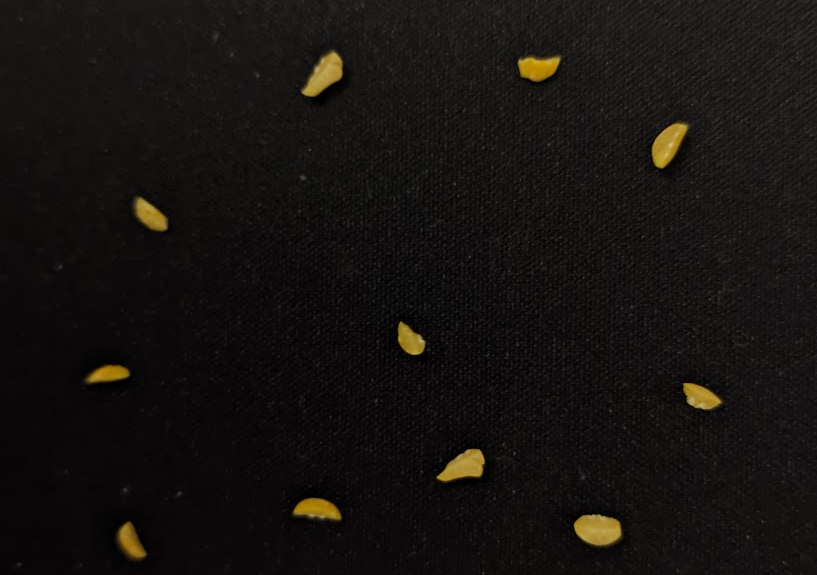
#> input picture Flutter Application Build/android/app/src/main/python/re.png, 817 x 575 px, given in place of e.png, which was not available
$ python -i script.py   (imports and definitions only)
#> lines starting #> are read from the running program, lines starting #| are printed output that depends on the picture; after the words box and inside, x2 and y2 are one past the last pixel; in counts of white or black regions, pixels touching at a corner belong together; pictures that were not available may be replaced by others from this repository, and a replacement may not be noted


from __future__ import print_function
import io,os,sys,time,threading,ctypes,inspect,traceback
from operator import index
from statistics import mode
from PIL import Image as im

def _async_raise(tid, exctype):
    tid = ctypes.c_long(tid)
    if not inspect.isclass(exctype):
        exctype = type(exctype)
    res = ctypes.pythonapi.PyThreadState_SetAsyncExc(tid, ctypes.py_object(exctype))
    if res == 0:
        raise ValueError("invalid thread id")
    elif res != 1:
        ctypes.pythonapi.PyThreadState_SetAsyncExc(tid, None)
        raise SystemError("Timeout Exception")

def stop_thread(thread):
    _async_raise(thread.ident, SystemExit)

def text_thread_run(code):
    try:
        env={}
        exec(code, env, env)
    except Exception as e:
        print(e)

#   This is the code to run Text functions...
def mainTextCode(path):
#> called with path = 're.png'
    import cv2 as cv
    import joblib
    import numpy as np
    import pandas as pd
    import random as rng
    import os
    import statistics
    import math
    from os.path import dirname, join

    img_path = path[1:]
    modelSel = path[0:1]


    filename1 = join(dirname(__file__), "arahar.joblib")
    filename3 = join(dirname(__file__), "channa.joblib")
    filename4 = join(dirname(__file__), "masoor.joblib")
    filename2 = join(img_path)

    img = cv.imread(filename2)
#> img is the input picture: shape (575, 817, 3); mean B, G, R 16.2, 18.5, 20.8
    # [4 lines of commented-out code are left out]

    if modelSel == 'M':
        model = joblib.load(filename4)
    elif modelSel == 'C':
        model = joblib.load(filename3)
    elif modelSel == 'A':
        model = joblib.load(filename1)


    def prepros(img):
        img = cv.cvtColor(img, cv.COLOR_BGRA2GRAY)
#> img: shape (575, 817)
        # img = cv.resize(img,(1080,1920),interpolation=cv.INTER_AREA)
        gauss = cv.GaussianBlur(img, (7,7),0)
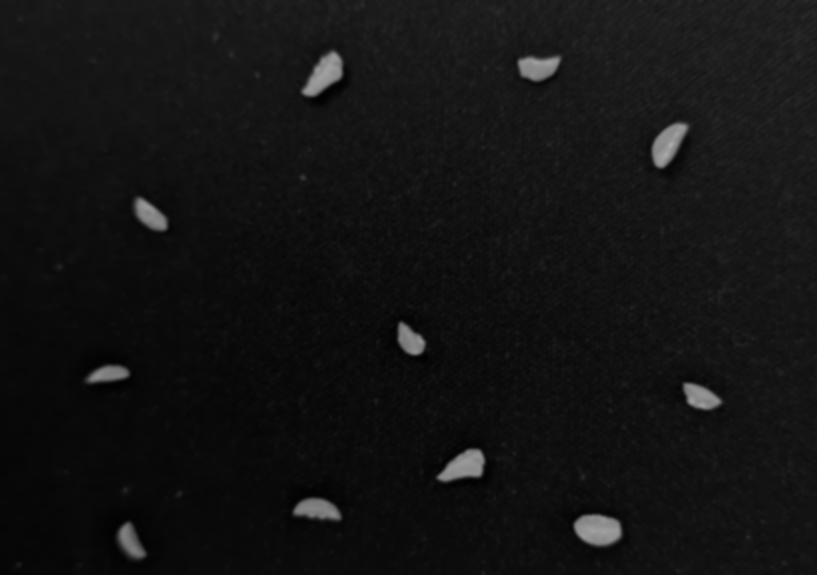
#> gauss: shape (575, 817); min 1, max 171, mean 19
        ret3,th3 = cv.threshold(gauss,0,255,cv.THRESH_BINARY+cv.THRESH_OTSU)
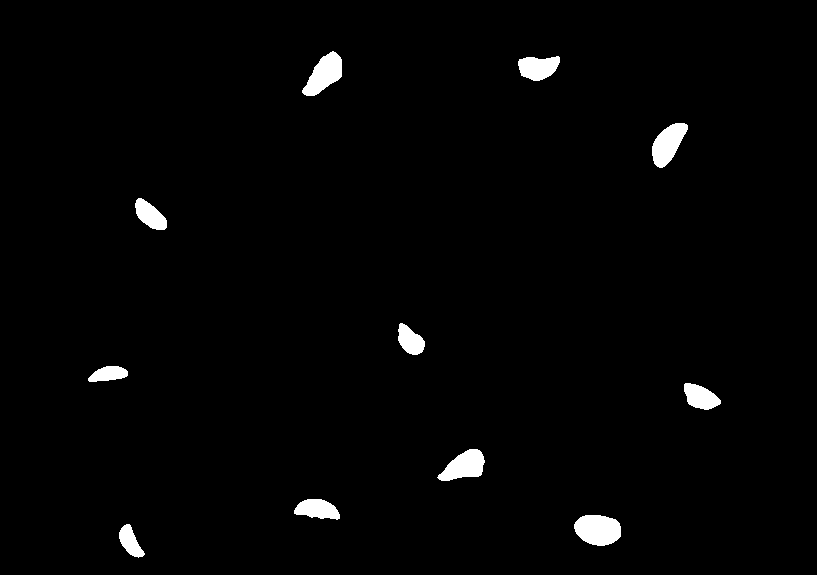
#> th3: shape (575, 817); 1.8% white; 11 white regions, largest, box (x1, y1, x2, y2) and area: (574, 515, 621, 546) 1155, (302, 51, 342, 96) 1014, (652, 123, 688, 168) 970
#> ret3 = 71
        dialate = cv.dilate(th3, None, iterations=1)
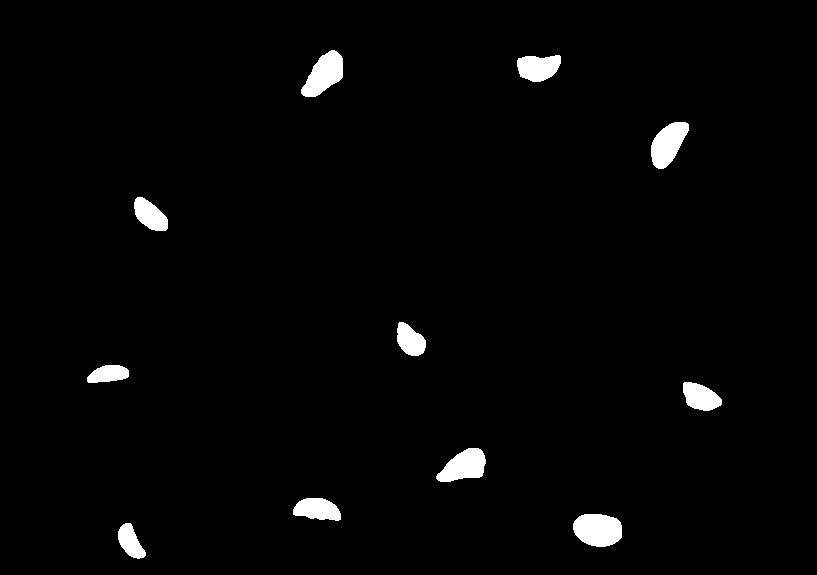
#> dialate: shape (575, 817); 2.1% white; 11 white regions, largest, box (x1, y1, x2, y2) and area: (573, 514, 622, 547) 1315, (301, 50, 343, 97) 1188, (651, 122, 689, 169) 1136
        erode = cv.erode(dialate, None, iterations=1)
        canny = cv.Canny(erode,150,200)
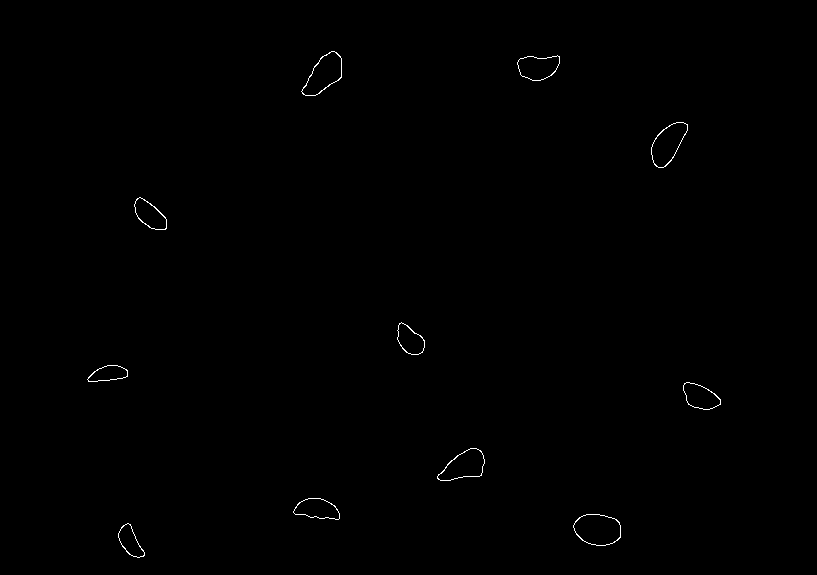
#> canny: shape (575, 817); 0.27% white in thin lines or dots, all inside (x1, y1, x2, y2) = (87, 51, 721, 558)
        prepros.contours,prepros.hierarchy=cv.findContours(canny,cv.RETR_EXTERNAL,cv.CHAIN_APPROX_NONE)
#> prepros.contours = 11 contours; largest, box (x1, y1, x2, y2) and area: (573, 514, 621, 546) 1162, (301, 51, 342, 96) 1016, (651, 122, 688, 168) 985, (437, 448, 485, 481) 940, (517, 55, 560, 81) 778; prepros.hierarchy = [[1, -1, -1, -1], [2, 0, -1, -1], [3, 1, -1, -1], [4, 2, -1, -1], [5, 3, -1, -1], [6, 4, -1, -1], [7, 5, -1, -1], [8, 6, -1, -1], [9, 7, -1, -1], [10, 8, -1, -1], [-1, 9, -1, -1]]
        # print(prepros.contours)


    def featstr(contours,img):
        featstr.areacontt = []
        featstr.label=[]
        featstr.MajbyMin = []
        featstr.eccentricity =[]
        featstr.chalkratio = []
        predictt=[]


        for t in range(len(contours)):
            areacont = ((cv.contourArea(contours[t]))*0.26*0.26)
            featstr.areacontt.append(areacont)
#> this loop made 11 passes
#> areacont on passes 1 to 11: 32.31, 78.55, 45.7, 63.58, 45.02, 30.15, 38.36, 42.15, 66.59, 52.63, 68.72
#> after the loop, featstr.areacontt = [32.31, 78.55, 45.7, 63.58, 45.02, 30.15, 38.36, 42.15, 66.59, 52.63, 68.72]
        mean_area = round((sum(featstr.areacontt)/len(featstr.areacontt)),2)
#> mean_area = 51.25
        featstr.maxstrech = round((2*mean_area),2)
#> featstr.maxstrech = 102.5
        featstr.minstrech = round((0.5*mean_area),2)
#> featstr.minstrech = 25.62
        featstr.coinarea = max(featstr.areacontt)
#> featstr.coinarea = 78.55
        act = 490
        regu = featstr.coinarea/act
#> regu = 0.16
        featstr.areacontt = []


        minEllipse = [None]*len(contours)
#> minEllipse = 11 items
        boundRect = [None]*len(contours)
#> boundRect = 11 items
        contours_poly = [None]*len(contours)
#> contours_poly = 11 items
        for i, c in enumerate(contours):
            contours_poly[i] = cv.approxPolyDP(c, 3, True)
            boundRect[i] = cv.boundingRect(contours_poly[i])
            if c.shape[0] > 5:
                minEllipse[i] = cv.fitEllipse(c)
#> this loop made 11 passes
#> after the loop, boundRect = [(118, 524, 26, 33), (573, 514, 48, 32), (293, 498, 47, 21), (437, 448, 45, 31), (684, 383, 37, 27), (87, 365, 41, 15), (397, 323, 26, 32), (134, 198, 32, 32), (651, 123, 37, 45), (520, 56, 40, 25), (301, 52, 41, 44)]; contours_poly = 11 contours; largest, box (x1, y1, x2, y2) and area: (573, 514, 621, 546) 1090, (301, 52, 342, 96) 984, (651, 123, 688, 168) 889, (437, 448, 482, 479) 822, (520, 56, 560, 81) 730

        for i, c in enumerate(contours):
            areacont = ((cv.contourArea(contours[i]))*0.26*0.26)
            if featstr.minstrech<areacont<featstr.maxstrech:
                areacont = round((areacont/regu),2)
                x1,y2=(int(boundRect[i][0]) , int(boundRect[i][1]+boundRect[i][3]))
                color = (rng.randint(0,256), rng.randint(0,256), rng.randint(0,256))
                if c.shape[0] > 5:
                    cv.ellipse(img, minEllipse[i], color, 5)
                    (xc,yc),(d1,d2),angle = minEllipse[i]

                if angle > 90:
                    angle = angle - 90
                else:
                    angle = angle + 90


                rmajor = max(d1,d2)/2
                xtop = int(xc + math.cos(math.radians(angle))*rmajor)
                ytop = int(yc + math.sin(math.radians(angle))*rmajor)
                xbot = int(xc + math.cos(math.radians(angle+180))*rmajor)
                ybot = int(yc + math.sin(math.radians(angle+180))*rmajor)
                major_length  = math.sqrt(((xtop-xbot)**2)+((ytop-ybot)**2))


                rminor = min(d1,d2)/2
                xtop = int(xc + math.cos(math.radians(angle))*rminor)
                ytop = int(yc + math.sin(math.radians(angle))*rminor)
                xbot = int(xc + math.cos(math.radians(angle+180))*rminor)
                ybot = int(yc + math.sin(math.radians(angle+180))*rminor)
                minor_length  = math.sqrt(((xtop-xbot)**2)+((ytop-ybot)**2))
                b = (minor_length)/(major_length)
                vall = np.array([[ round((math.sqrt(1-(b)**2)),2) , round((math.sqrt(1-(b)**2)),2) ,  round((minor_length/major_length),2) , round((minor_length/major_length),2) , round(areacont), round(areacont) ]])
                df78 = pd.DataFrame(vall, columns = ['Eccentricity','eccen_mean','MinbyMaj','minby_mean','area','area_mean'])
                label = model.predict(df78)

                z=str(label)
                z = z[1::]
                z = z[:-1:]

                if (z[1::]) == '.':
                    z = z[:-1:]
                    z=int(z)
                    cv.putText(img, ('Catgory '+str(z)), (x1, y2-100), cv.FONT_HERSHEY_SIMPLEX, 2, (color), 5)
                else :
                    z = int(round(float(z)))
                    cv.putText(img, ('Catgory '+str(z)), (x1, y2-100), cv.FONT_HERSHEY_SIMPLEX, 2, (color), 5)
                predictt.append(z)
#> this loop made 1 pass
#> (areacont, x1, y2, color, xc, yc, d1, d2) on pass 1: (201.6, 118, 557, (197, 215, 20), 129.7, 540.9, 17.23, 39.6)
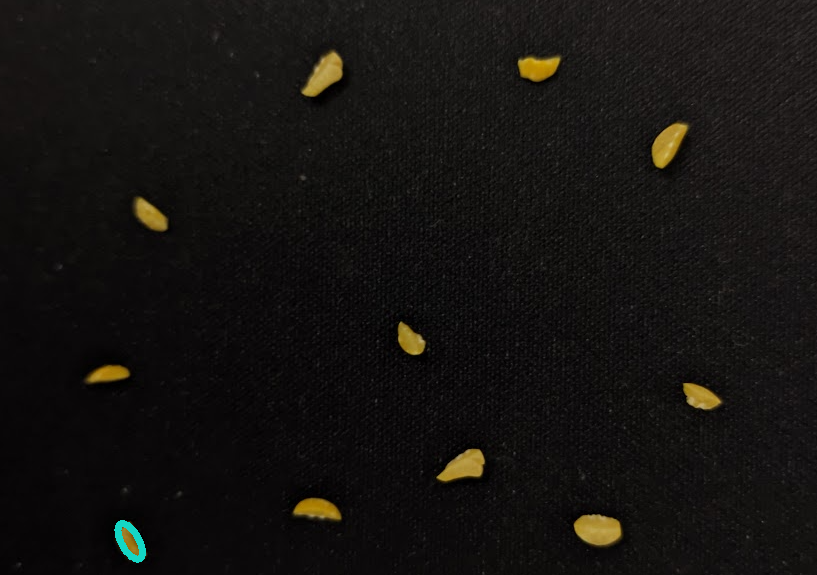
#> img: shape (575, 817, 3); 0.14% of pixels changed, all inside (x1, y1, x2, y2) = (114, 520, 146, 563)
#> after the loop, angle = 60.98; b = 0.427; d1 = 17.23; d2 = 39.6; major_length = 39.82; minor_length = 17; predictt = []; rmajor = 19.8; rminor = 8.61; x1 = 118; xbot = 125; xc = 129.7; xtop = 133; y2 = 557; ybot = 533; yc = 540.9; ytop = 548

        featstr.c1 ,featstr.c2 , featstr.c3 = 0,0,0
        for i in predictt:
            if i == 1:
                featstr.c1=featstr.c1+1
            elif i==2:
                featstr.c2=featstr.c2+1
            elif i==3:
                featstr.c3=featstr.c3+1
        featstr.lenn = len(predictt)


    prepros(img)
    featstr(prepros.contours ,img)
    G1 = int(round((featstr.c1/(featstr.lenn)),2)*100)
    G2 = int(round((featstr.c2/(featstr.lenn)),2)*100)
    G3 = int(round((featstr.c3/(featstr.lenn)),2)*100)
    index = (int(G1*1 +G2*0.7 +G3*0.5))

    print('Percentage of Grade_1 daal ' + str(int(round((featstr.c1/(featstr.lenn)),2)*100)))
    print('Percentage of Grade_2 daal ' + str(int(round((featstr.c2/(featstr.lenn)),2)*100)))
    print('Percentage of Grade_3 daal ' + str(int(round((featstr.c3/(featstr.lenn)),2)*100)))
    print('')
    print('')
    print('Average Daal Quality ' + str(index))
    path = filename2[0:39]+'imgg.png'
    cv.imwrite(path,img)


#> (the run stopped early here; a loop or call above may not have finished)
